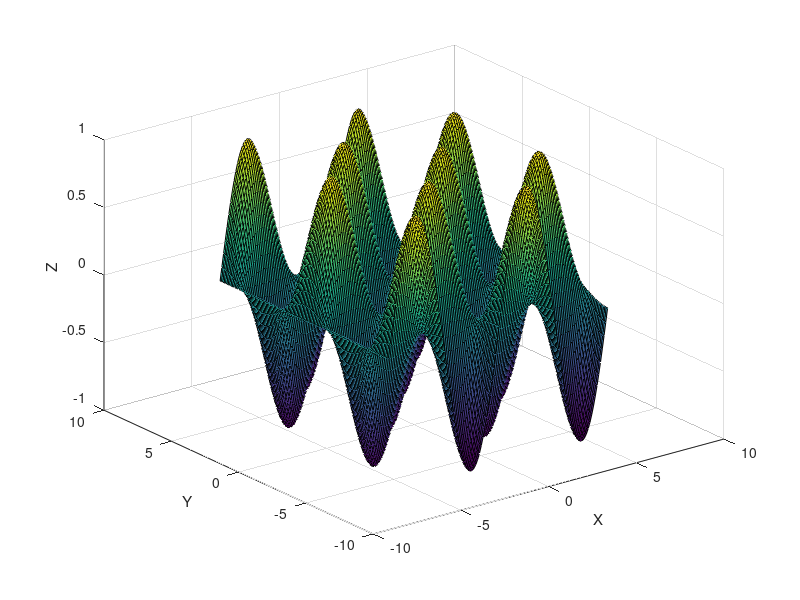

Recreate this plot in MATLAB.
[X,Y] = meshgrid(-2*pi:0.1:2*pi, -2*pi:0.1:2*pi);
Z = sin(X).*cos(Y);

figure;
surf(X,Y,Z)
xlabel('X'); ylabel('Y'); zlabel('Z');
